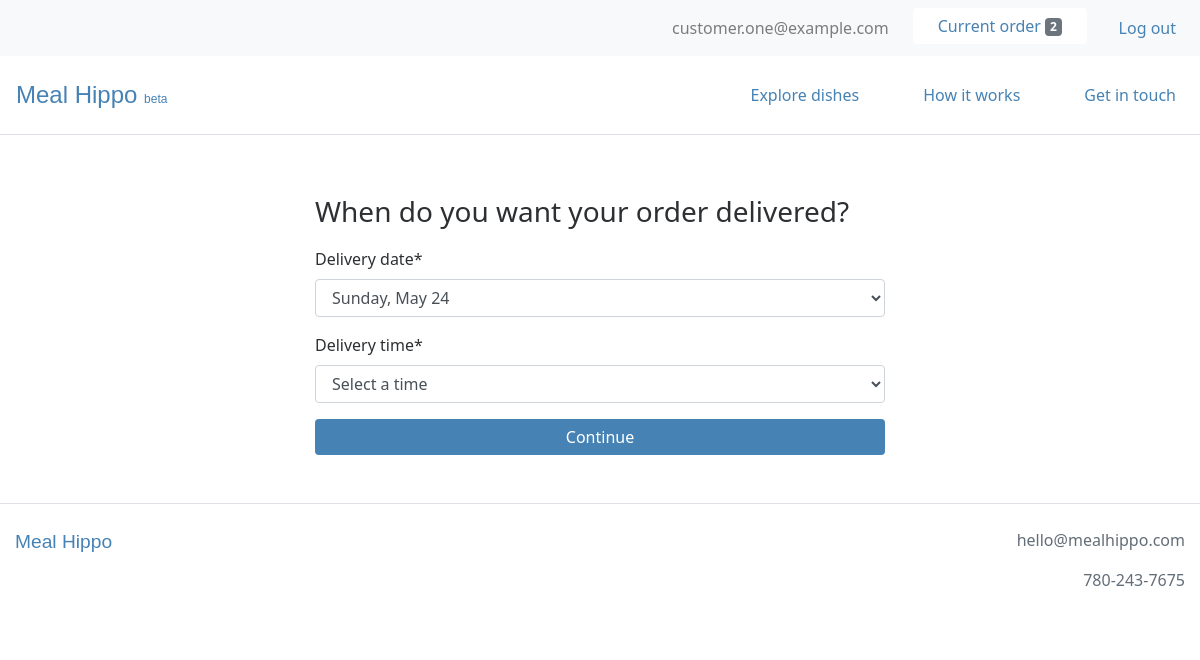
The app's page /order/timing (signed in), older data.
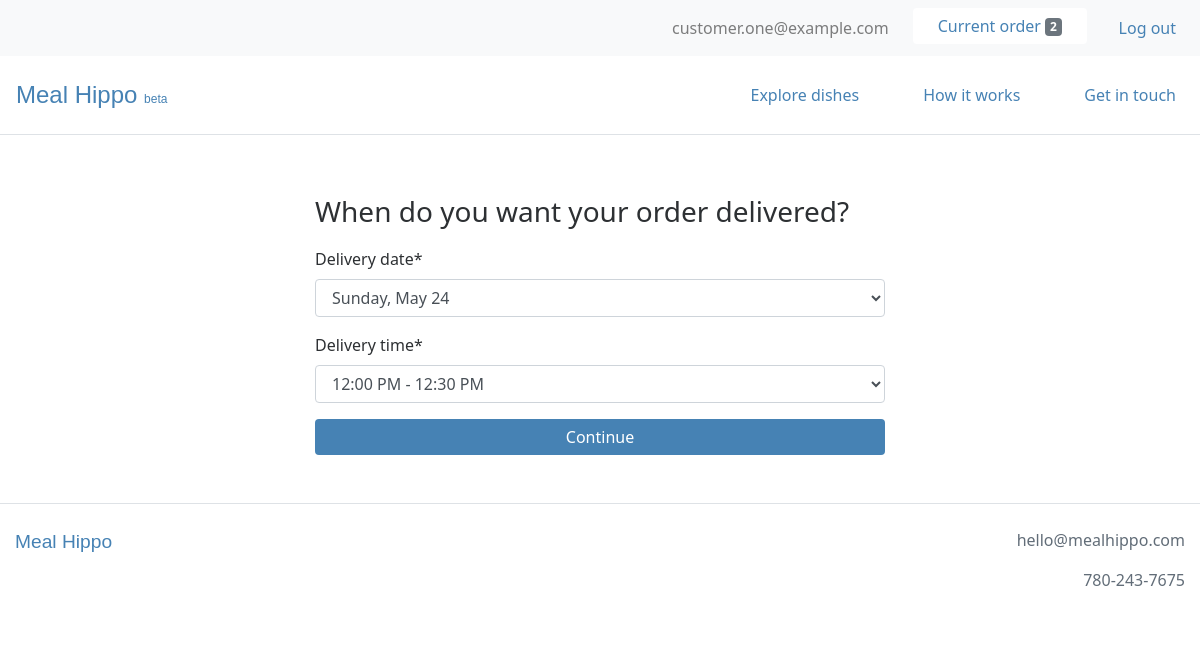
The same page, newer data.
### webplatform/models.py (models this page shows, shortened)
class Order(models.Model):
    user = models.ForeignKey(settings.AUTH_USER_MODEL, on_delete=models.CASCADE)
    items = models.ManyToManyField(OrderItem)
    delivery_date = models.DateField(null=True)
    delivery_time = models.TimeField(null=True)
    is_completed = models.BooleanField(default=False)
    payment = models.ForeignKey(Payment, on_delete=models.SET_NULL, blank=True, null=True)
    created_at = models.DateTimeField(auto_now_add=True)
    modified_at = models.DateTimeField(auto_now=True)

### webplatform/views.py (the view)
# urls.py: path('order/timing', views.OrderTimingView.as_view(), name='order_timing_view'),
class OrderTimingView(LoginRequiredMixin, UpdateView):
    login_url = 'login'
    template_name = 'webplatform/order_timing_view.html'
    form_class = forms.OrderTimingForm
    success_url = reverse_lazy('webplatform:order_delivery_view')
    def get_object(self):
        order_qs = models.Order.objects.filter(user=self.request.user, is_completed=False)
        if order_qs.exists():
            order = order_qs[0]
            if order.items.count() > 0:
                return order

### webplatform/templatetags/cart_templatetags.py (called while the page is built)
@register.filter
def cart_item_count(user):
    if user.is_authenticated:
        queryset = models.Order.objects.filter(user=user, is_completed=False)
        if queryset.exists():
            return queryset[0].items.count()
    return 0

### webplatform/templates/webplatform/order_timing_view.html (shortened to what this page needs)
{% extends 'base.html' %}
{% load static %}
{% load crispy_forms_tags %}
{% load humanize %}
{% block content %}
<div class="container-fluid my-5">
  <div class="row">
    <div class="col-lg-6 offset-lg-3 col-md-8 offset-md-2 col-12">
      <h3>When do you want your order delivered?</h3>
      <form method="post">
        {{ form|crispy }}
        <input type="submit" value="Continue" class="btn btn-primary w-100">
      </form>
    </div>
  </div>
</div>
{% endblock %}

Row changes from the older to the newer data that the page shows:
changed Order "Sunday, May 24": delivery_time "Select a time" → "12:00 PM - 12:30 PM"
